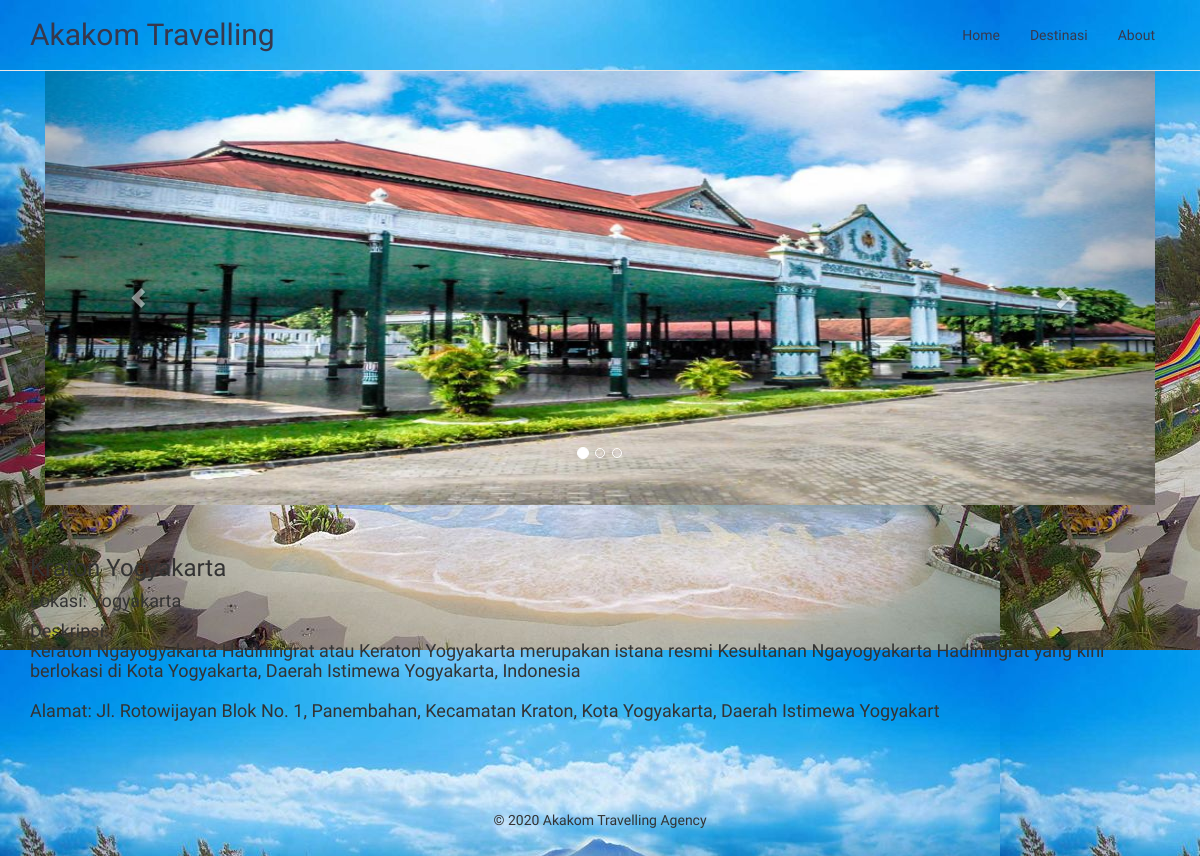
Screenshot of /detail_destinasi.php?id_destinasi=3 with the database file from the repository.
### tables this page shows
CREATE TABLE `destinasi` (
  `id_destinasi` int(11) NOT NULL,
  `nama_destinasi` varchar(100) NOT NULL,
  `lokasi_destinasi` varchar(12) NOT NULL,
  `alamat_destinasi` varchar(100) NOT NULL,
  `image_destinasi` varchar(50) NOT NULL,
  `description` varchar(1000) NOT NULL
);

### detail_destinasi.php (the view, shortened to what this page needs)
<!DOCTYPE html>
<html>
  <head>
    <link href="css/bootstrap.css" rel="stylesheet">
    <link href="css/bootshape.css" rel="stylesheet">
  </head>
  <body>
   <?php
      $id_destinasi = $_GET['id_destinasi'];
      include "koneksi.php";
      $query = mysqli_query($kon, "SELECT * FROM destinasi WHERE id_destinasi='$id_destinasi'");
      $nama   = "";
      $lokasi = "";
      $alamat = "";
      $images = "";
      $desc   = "";
      while ($row = mysqli_fetch_assoc($query)) {
        $nama = $row['nama_destinasi'];
        $lokasi = $row['lokasi_destinasi'];
        $alamat = $row['alamat_destinasi'];
        $images = $row['image_destinasi'];
        $desc = $row['description'];
      }
   ?>
    <div class="jumbotron">
      <div class="container">
        <div class="col-xs-12">
        <div id="carousel-example-generic" class="carousel slide" data-ride="carousel">
          <ol class="carousel-indicators">
            <li data-target="#carousel-example-generic" data-slide-to="0" class="active"></li>
            <li data-target="#carousel-example-generic" data-slide-to="1"></li>
            <li data-target="#carousel-example-generic" data-slide-to="2"></li>
          </ol>
          <div class="carousel-inner">
            <div class="item active">
              <?php
                  echo " <img src='pict/".$images."' alt=''>";
              ?>
              <div class="carousel-caption">
              </div>
            </div>
          </div>
          <a class="left carousel-control" href="#carousel-example-generic" data-slide="prev">
            <span class="glyphicon glyphicon-chevron-left"></span>
          </a>
          <a class="right carousel-control" href="#carousel-example-generic" data-slide="next">
            <span class="glyphicon glyphicon-chevron-right"></span>
          </a>
        </div>
        </div>
      </div>
    </div>
    <div class="container">
    <h3>
      <?php echo $nama; ?>
    </h3>
    <h4>
      <?php echo "Lokasi: ".$lokasi; ?>
    </h4>
    <h4>
      <?php
        echo "Deskripsi: <br/>";
        echo "<p>".$desc."</p>";
      ?>
    </h4>
     <h4>
      <?php echo "Alamat: ".$alamat; ?>
    </h4>
  </div>
  </body>
</html>

### css/bootshape.css (style rules this page uses)
body { background-image:url('../pict/jogja-bay.jpg'); background-repeat:repeat; }
p { margin: 0 0 20px; }
.navbar { background-image:url('../pict/jogja-bay.jpg'); background-repeat:repeat; }
.jumbotron { background-color: transparent; padding: 70px 0 0 0; }
.footer { margin-top: 40px; padding: 40px 0; }

### rows the page displays
destinasi: image_destinasi (picture), nama_destinasi "Kraton Yogyakarta", lokasi_destinasi "Yogyakarta", description "Keraton Ngayogyakarta Hadiningrat atau Keraton Yogyakarta merupakan istana resmi Kesultanan Ngayogyakarta Hadiningrat yang kini berlokasi di Kota Yogyakarta, Daerah Istimewa Yogyakarta, Indonesia", alamat_destinasi "Jl. Rotowijayan Blok No. 1, Panembahan, Kecamatan Kraton, Kota Yogyakarta, Daerah Istimewa Yogyakart"
